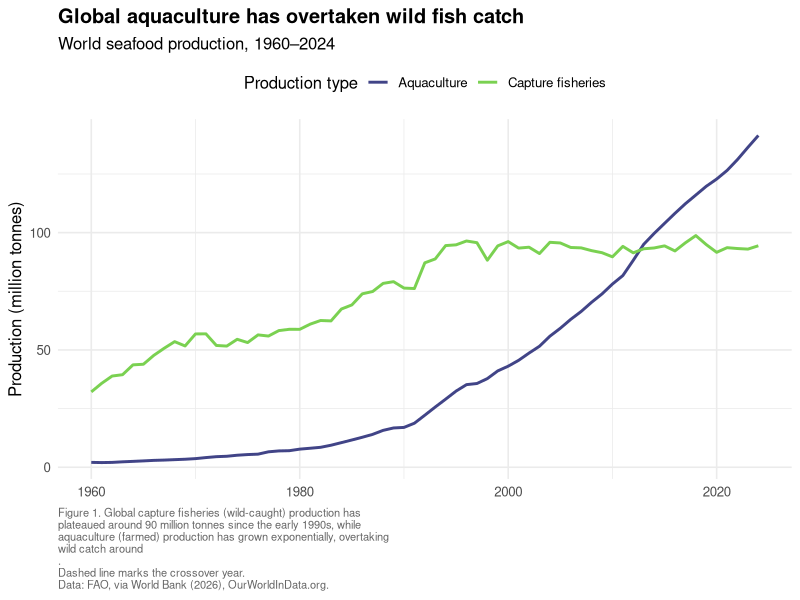

This chart was generated by the following R code:
## ---- chunk 1
library(tidyverse)

seafood <- read_csv("data/capture-fisheries-vs-aquaculture.csv") |>
  filter(Entity == "World") |>
  select(Year, Aquaculture, `Capture fisheries`) |>
  pivot_longer(cols = c(Aquaculture, `Capture fisheries`),
               names_to = "production_type",
               values_to = "tonnes") |>
  mutate(million_tonnes = tonnes / 1e6)

glimpse(seafood)

## ---- chunk 2
# find the year aquaculture overtakes capture fisheries, to mark on the plot
crossover <- seafood |>
  pivot_wider(names_from = production_type, values_from = million_tonnes) |>
  filter(Aquaculture >= `Capture fisheries`) |>
  slice_min(Year) |>
  pull(Year)

crossover

# building the figure with two fixes for the flaws identified in Part 2:
# a marked crossover point, and an accessible colour palette
ggplot(seafood, aes(x = Year, y = million_tonnes, color = production_type)) +
  geom_vline(xintercept = crossover, linetype = "dashed",
             color = "grey60", linewidth = 0.5) +
  annotate("text", x = crossover + 1, y = 5,
           label = paste0("Aquaculture overtakes\ncapture fisheries (", crossover, ")"),
           hjust = 0, size = 3, color = "grey30") +
  geom_line(linewidth = 1) +
  scale_color_viridis_d(name = "Production type", begin = 0.2, end = 0.8) +
  labs(
    title = "Global aquaculture has overtaken wild fish catch",
    subtitle = "World seafood production, 1960–2024",
    x = NULL,
    y = "Production (million tonnes)",
    caption = paste(
      "Figure 1. Global capture fisheries (wild-caught) production has",
      "plateaued around 90 million tonnes since the early 1990s, while",
      "aquaculture (farmed) production has grown exponentially, overtaking",
      "wild catch around", paste0(crossover, "."),
      "Dashed line marks the crossover year.",
      "Data: FAO, via World Bank (2026), OurWorldInData.org.",
      sep = "\n"
    )
  ) +
  theme_minimal(base_size = 12) +
  theme(
    plot.title = element_text(face = "bold"),
    plot.caption = element_text(hjust = 0, size = 8, color = "grey40"),
    legend.position = "top"
  )
